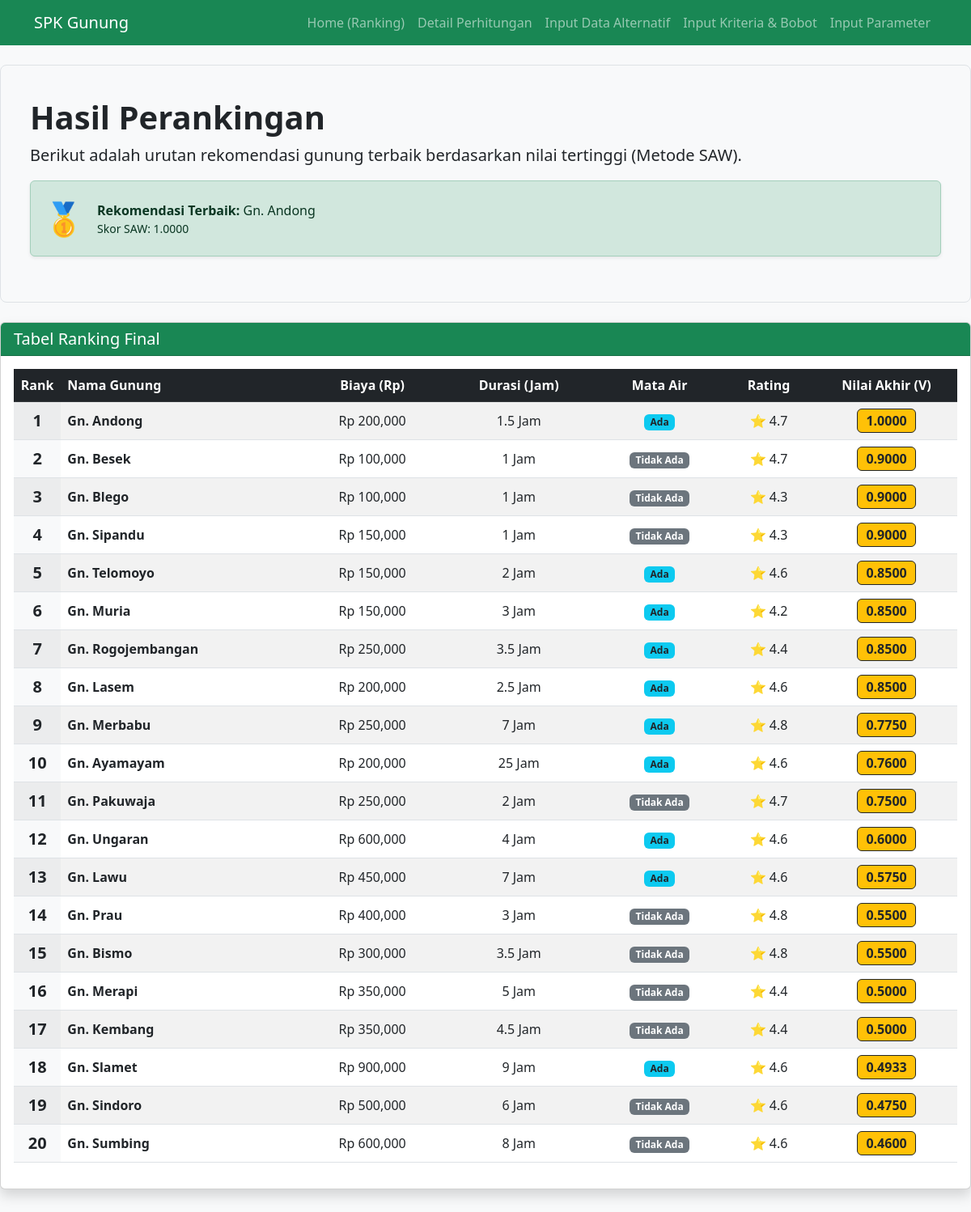
The page / on the database its author committed.
### tables this page shows
CREATE TABLE `tb_alternatif` (
  `id_alternatif` int(11) NOT NULL,
  `nama_alternatif` varchar(100) DEFAULT NULL,
  `k1_val` double DEFAULT NULL,
  `k2_val` double DEFAULT NULL,
  `k3_val` varchar(20) DEFAULT NULL,
  `k4_val` double DEFAULT NULL
);

### proses_saw.php (called while the page is built, shortened)
<?php
include 'koneksi.php';
function getNilaiBobot($conn, $id_kriteria, $nilai_asli) {
    if(!is_numeric($nilai_asli)) {
        if($nilai_asli == "Ada") return 2;
        return 1;
    }
    $q = mysqli_query($conn, "SELECT nilai FROM tb_parameter WHERE id_kriteria='$id_kriteria' AND $nilai_asli >= min_value AND $nilai_asli <= max_value");
    $res = mysqli_fetch_assoc($q);
    return $res ? $res['nilai'] : 1;
}
$kriteria = [];
$q_krit = mysqli_query($conn, "SELECT * FROM tb_kriteria");
while($row = mysqli_fetch_assoc($q_krit)) {
    $kriteria[$row['id_kriteria']] = $row;
}
$alternatif = [];
$q_alt = mysqli_query($conn, "SELECT * FROM tb_alternatif");
while($row = mysqli_fetch_assoc($q_alt)) {
    foreach($kriteria as $id => $k) {
        $val = $row['k'.$id.'_val'];
        $row['C'.$id] = getNilaiBobot($conn, $id, $val);
    }
    $alternatif[] = $row;
}
$min_max = [];
foreach($kriteria as $id => $k) {
    $col = array_column($alternatif, 'C'.$id);
    if($k['atribut'] == 'cost') {
        $min_max[$id] = min($col);
    } else {
        $min_max[$id] = max($col);
    }
}
foreach($alternatif as $key => $val) {
    $nilai_akhir = 0;
    foreach($kriteria as $id => $k) {
        if($k['atribut'] == 'cost') {
            $r = $min_max[$id] / $val['C'.$id];
        } else {
            $r = $val['C'.$id] / $min_max[$id];
        }
        $alternatif[$key]['R'.$id] = $r;
        $nilai_akhir += $r * $k['bobot'];
    }
    $alternatif[$key]['nilai_akhir'] = $nilai_akhir;
}
$data_ranking = $alternatif;
?>

### index.php (the view)
<?php
include 'proses_saw.php';
include 'header.php';
?>
<div class="p-4 mb-4 bg-light rounded-3 border">
    <div class="container-fluid py-3">
        <h1 class="display-6 fw-bold">Hasil Perankingan</h1>
        <p class="fs-5">Berikut adalah urutan rekomendasi gunung terbaik berdasarkan nilai tertinggi (Metode SAW).</p>
        <?php if(!empty($data_ranking)): ?>
        <div class="alert alert-success d-flex align-items-center shadow-sm" role="alert">
            <div class="me-3 fs-1">🥇</div>
            <div>
                <strong>Rekomendasi Terbaik:</strong> <?php echo $data_ranking[0]['nama_alternatif']; ?>
                <div class="small">Skor SAW: <?php echo number_format($data_ranking[0]['nilai_akhir'], 4); ?></div>
            </div>
        </div>
        <?php endif; ?>
    </div>
</div>
<div class="card shadow mb-5">
    <div class="card-header bg-success text-white">
        <h5 class="mb-0">Tabel Ranking Final</h5>
    </div>
    <div class="card-body">
        <div class="table-responsive">
            <table class="table table-striped table-hover align-middle">
                <thead class="table-dark text-center">
                    <tr>
                        <th width="5%">Rank</th>
                        <th class="text-start">Nama Gunung</th>
                        <th>Biaya (Rp)</th>
                        <th>Durasi (Jam)</th>
                        <th>Mata Air</th>
                        <th>Rating</th>
                        <th width="15%">Nilai Akhir (V)</th>
                    </tr>
                </thead>
                <tbody>
                    <?php
                    $rank = 1;
                    foreach($data_ranking as $d):
                    ?>
                    <tr>
                        <td class="fw-bold text-center bg-light fs-5"><?php echo $rank++; ?></td>
                        <td class="fw-bold"><?php echo $d['nama_alternatif']; ?></td>
                        <td class="text-center">Rp <?php echo number_format($d['k1_val']); ?></td>
                        <td class="text-center"><?php echo $d['k2_val']; ?> Jam</td>
                        <td class="text-center">
                            <?php if($d['k3_val'] == 'Ada'): ?>
                                <span class="badge bg-info text-dark">Ada</span>
                            <?php else: ?>
                                <span class="badge bg-secondary">Tidak Ada</span>
                            <?php endif; ?>
                        </td>
                        <td class="text-center">⭐ <?php echo $d['k4_val']; ?></td>
                        <td class="text-center">
                            <span class="badge bg-warning text-dark fs-6 border border-dark">
                                <?php echo number_format($d['nilai_akhir'], 4); ?>
                            </span>
                        </td>
                    </tr>
                    <?php endforeach; ?>
                </tbody>
            </table>
        </div>
    </div>
</div>
</body>
</html>

### header.php (shortened to what this page needs)
<!DOCTYPE html>
<html lang="id">
<head>
    <link href="https://cdn.jsdelivr.net/npm/bootstrap@5.3.0/dist/css/bootstrap.min.css" rel="stylesheet">
</head>
<body class="bg-light">
<nav class="navbar navbar-expand-lg navbar-dark bg-success mb-4">
  <div class="container">
    <a class="navbar-brand" href="index.php">SPK Gunung</a>
    <div class="collapse navbar-collapse">
      <ul class="navbar-nav ms-auto">
        <li class="nav-item"><a class="nav-link" href="index.php">Home (Ranking)</a></li>
        <li class="nav-item"><a class="nav-link" href="perhitungan.php">Detail Perhitungan</a></li>
        <li class="nav-item"><a class="nav-link" href="alternatif.php">Input Data Alternatif</a></li>
        <li class="nav-item"><a class="nav-link" href="kriteria.php">Input Kriteria & Bobot</a></li>
        <li class="nav-item"><a class="nav-link" href="parameter.php">Input Parameter</a></li>
      </ul>
    </div>
  </div>
</nav>

### rows shown on the page
tb_alternatif: id_alternatif "1.0000", nama_alternatif "Gn. Andong", k1_val "200,000", k2_val "1.5", k3_val "Ada", k4_val "4.7", nama_alternatif "Gn. Merbabu", k1_val "250,000", k2_val "7", k4_val "4.8", nilai_akhir "0.7750"
tb_alternatif: nama_alternatif "Gn. Besek", k1_val "100,000", k2_val "1", k3_val "Tidak Ada", k4_val "4.7", nilai_akhir "0.9000"
tb_alternatif: nama_alternatif "Gn. Blego", k1_val "100,000", k2_val "1", k3_val "Tidak Ada", k4_val "4.3", nilai_akhir "0.9000"
tb_alternatif: nama_alternatif "Gn. Sipandu", k1_val "150,000", k2_val "1", k3_val "Tidak Ada", k4_val "4.3", nilai_akhir "0.9000"
tb_alternatif: nama_alternatif "Gn. Telomoyo", k1_val "150,000", k2_val "2", k3_val "Ada", k4_val "4.6", nilai_akhir "0.8500"
tb_alternatif: nama_alternatif "Gn. Muria", k1_val "150,000", k2_val "3", k3_val "Ada", k4_val "4.2", nilai_akhir "0.8500"
tb_alternatif: nama_alternatif "Gn. Rogojembangan", k1_val "250,000", k2_val "3.5", k3_val "Ada", k4_val "4.4", nilai_akhir "0.8500"
tb_alternatif: nama_alternatif "Gn. Lasem", k1_val "200,000", k2_val "2.5", k3_val "Ada", k4_val "4.6", nilai_akhir "0.8500"
tb_alternatif: nama_alternatif "Gn. Ayamayam", k1_val "200,000", k2_val "25", k3_val "Ada", k4_val "4.6", nilai_akhir "0.7600"
tb_alternatif: nama_alternatif "Gn. Pakuwaja", k1_val "250,000", k2_val "2", k3_val "Tidak Ada", k4_val "4.7", nilai_akhir "0.7500"
tb_alternatif: nama_alternatif "Gn. Ungaran", k1_val "600,000", k2_val "4", k3_val "Ada", k4_val "4.6", nilai_akhir "0.6000"
tb_alternatif: nama_alternatif "Gn. Lawu", k1_val "450,000", k2_val "7", k3_val "Ada", k4_val "4.6", nilai_akhir "0.5750"
tb_alternatif: nama_alternatif "Gn. Prau", k1_val "400,000", k2_val "3", k3_val "Tidak Ada", k4_val "4.8", nilai_akhir "0.5500"
tb_alternatif: nama_alternatif "Gn. Bismo", k1_val "300,000", k2_val "3.5", k3_val "Tidak Ada", k4_val "4.8", nilai_akhir "0.5500"
tb_alternatif: nama_alternatif "Gn. Merapi", k1_val "350,000", k2_val "5", k3_val "Tidak Ada", k4_val "4.4", nilai_akhir "0.5000"
tb_alternatif: nama_alternatif "Gn. Kembang", k1_val "350,000", k2_val "4.5", k3_val "Tidak Ada", k4_val "4.4", nilai_akhir "0.5000"
tb_alternatif: nama_alternatif "Gn. Slamet", k1_val "900,000", k2_val "9", k3_val "Ada", k4_val "4.6", nilai_akhir "0.4933"
tb_alternatif: nama_alternatif "Gn. Sindoro", k1_val "500,000", k2_val "6", k3_val "Tidak Ada", k4_val "4.6", nilai_akhir "0.4750"
tb_alternatif: nama_alternatif "Gn. Sumbing", k1_val "600,000", k2_val "8", k3_val "Tidak Ada", k4_val "4.6", nilai_akhir "0.4600"

### other values the page prints
$data_ranking[0]['nama_alternatif'] "Gn. Andong"
